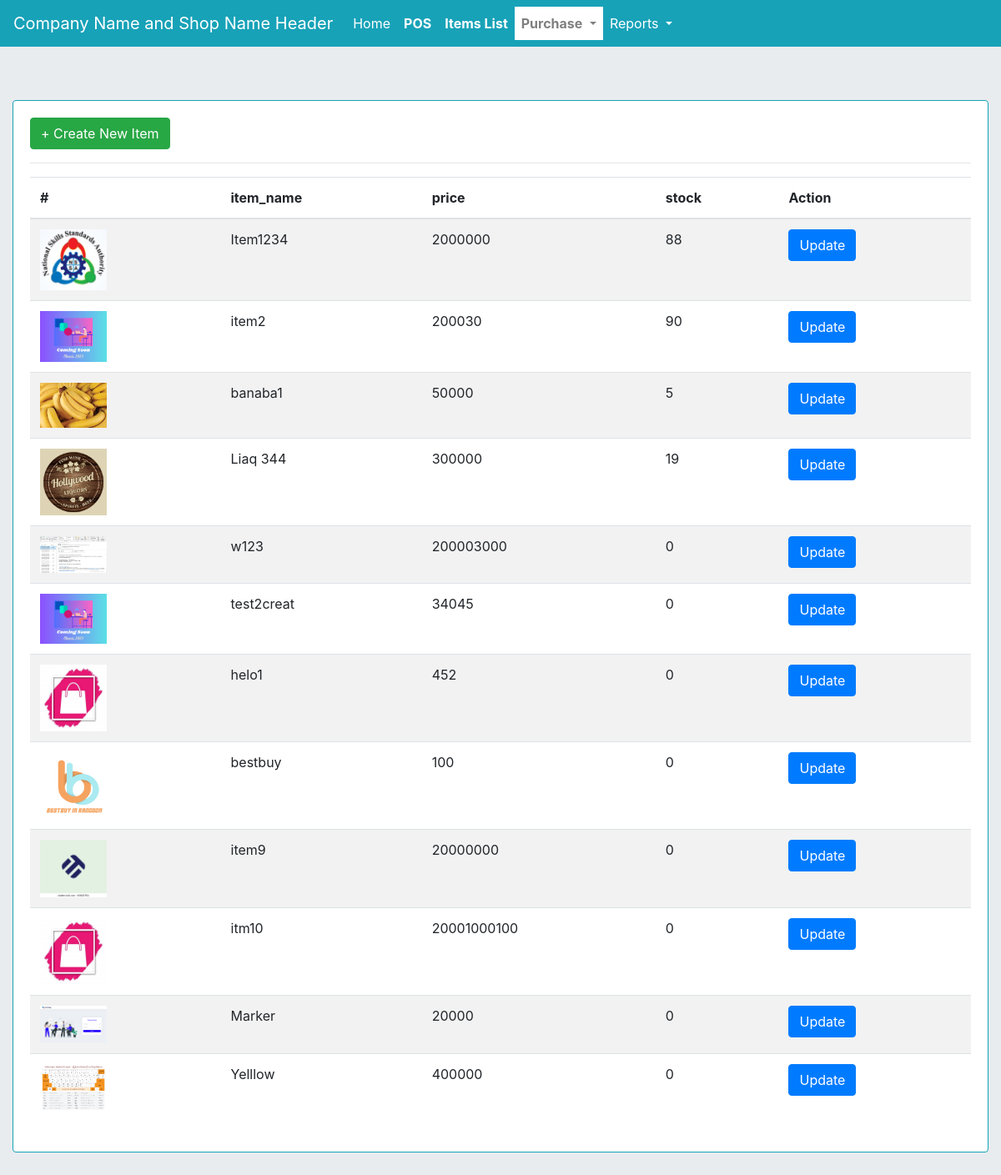
The page /itemlist/ on the database as committed earlier.
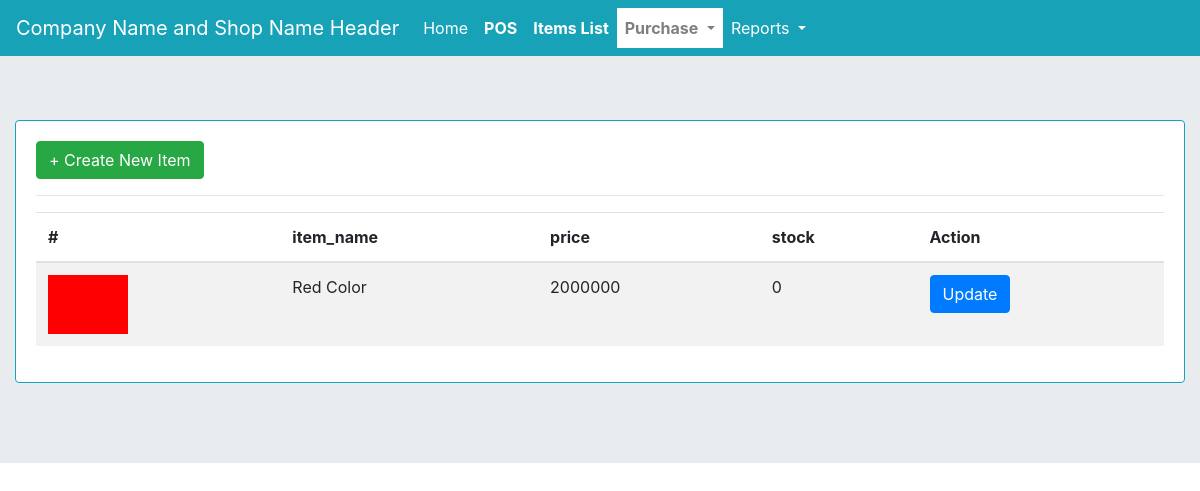
The same page on the database as committed later.
### myapp/models.py (models this page shows, shortened)
class item(models.Model):
    photo = models.ImageField(upload_to='', blank=True, null=True)
    item_name = models.CharField(max_length=255)
    slug = models.CharField(max_length=255, blank=True, null=True)
    price = models.PositiveIntegerField(default=0)
    stock = models.PositiveIntegerField(default=0)
    created_at = models.DateTimeField(auto_now_add=True)
    updated_at = models.DateTimeField(auto_now=True)

### myapp/views.py (the view)
# urls.py: path('itemlist/', views.itemlist, name='itemlist'),
def itemlist(request):
    itm = item.objects.all()
    form = ItemForm()
    context = {'itm':itm, 'form':form}
    return render(request, 'itemlist.html', context)

### templates/itemlist.html (shortened to what this page needs)
{% extends 'base.html' %}
{% block content %}
<div class="card border-info mb-3">
  <div class="card-body">
<button type="button" class="btn btn-success" data-toggle="modal" data-target="#createItm">
  + Create New Item
</button>
<hr>
<table class="table table-striped" id="itemlisttable">
  <thead>
    <tr>
      <th scope="col">#</th>
      <th scope="col">item_name</th>
      <th scope="col">price</th>
      <th scope="col">stock</th>
      <th scope="col">Action</th>
    </tr>
  </thead>
  <tbody>
  	{% for i in itm %}
    <tr>
      <th scope="row"><img src="{{i.photo.url}}" width="80px"></th>
      <td>{{i.item_name}}</td>
      <td>{{i.price}}</td>
      <td>{{i.stock}}</td>
      <td>
<button type="button" class="btn btn-primary" data-toggle="modal" data-target="#myItmModal-{{i.id}}">
  Update
</button>
      </td>
    </tr>
    {% endfor %}
  </tbody>
</table>
  </div>
</div>
{% endblock content %}

Rows that differ between the two databases and show on the page:
removed item: photo (picture), item_name "Item1234", price "2000000", stock "88"
removed item: photo (picture), item_name "item2", price "200030", stock "90"
removed item: photo (picture), item_name "banaba1", price "50000", stock "5"
removed item: photo (picture), item_name "Liaq 344", price "300000", stock "19"
removed item: photo (picture), item_name "w123", price "200003000", stock "0"
removed item: photo (picture), item_name "test2creat", price "34045", stock "0"
removed item: photo (picture), item_name "helo1", price "452", stock "0"
removed item: photo (picture), item_name "bestbuy", price "100", stock "0"
removed item: photo (picture), item_name "item9", price "20000000", stock "0"
removed item: photo (picture), item_name "itm10", price "20001000100", stock "0"
removed item: photo (picture), item_name "Marker", price "20000", stock "0"
removed item: photo (picture), item_name "Yelllow", price "400000", stock "0"
added item: photo (picture), item_name "Red Color", price "2000000", stock "0"
